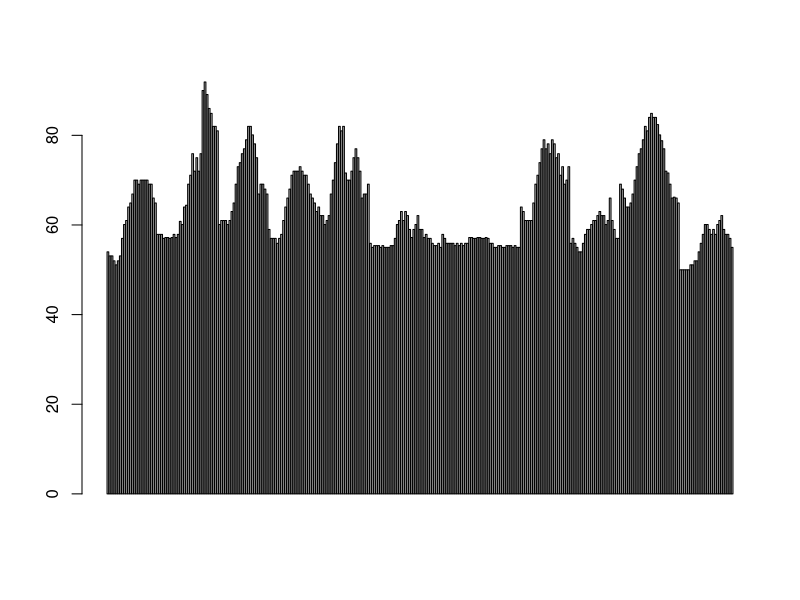
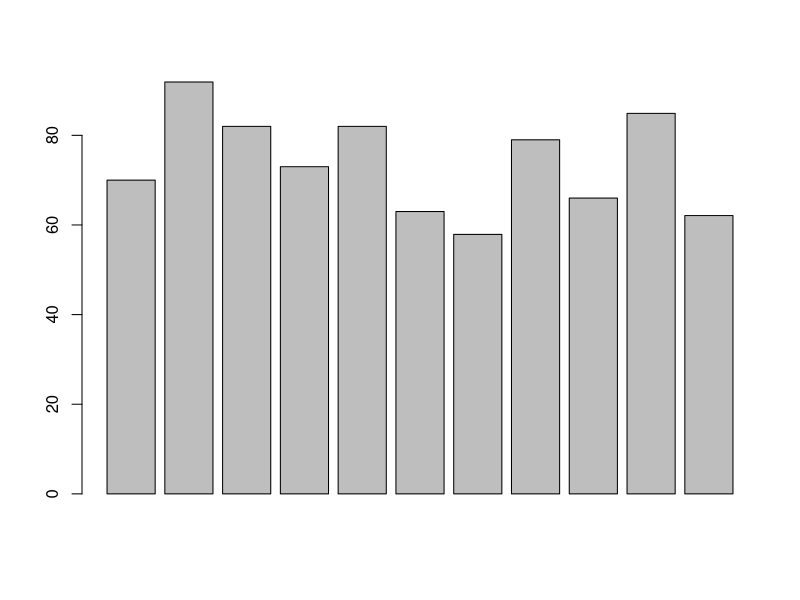
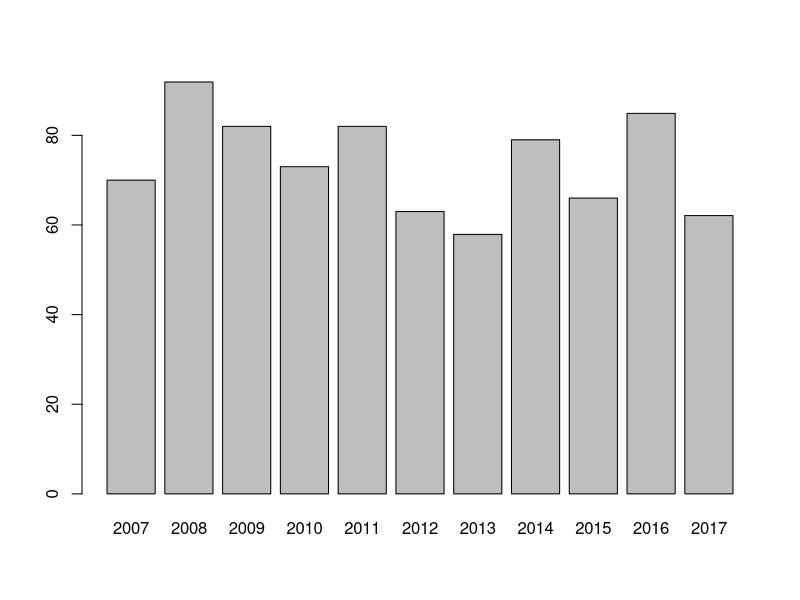
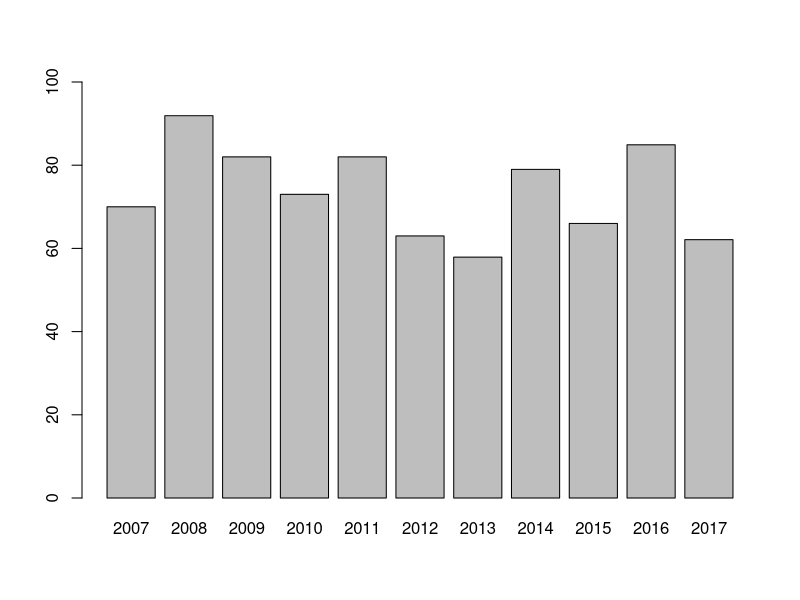
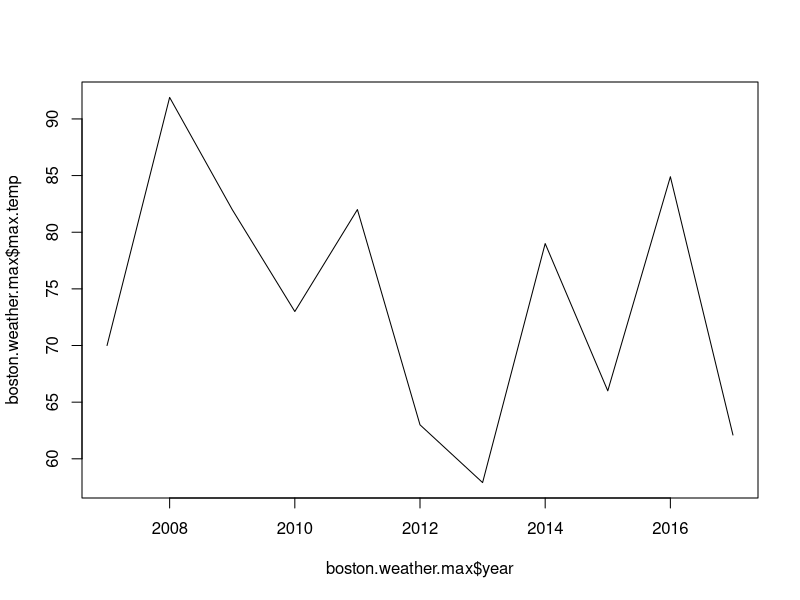
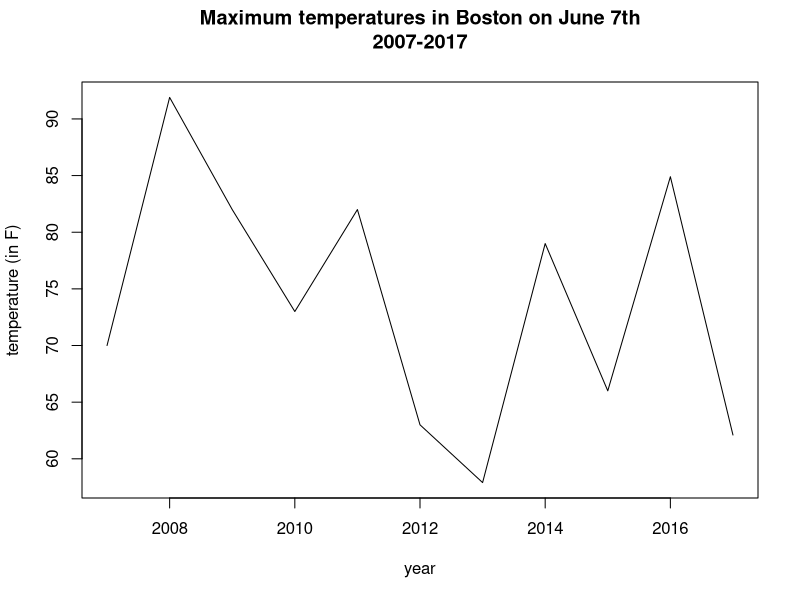
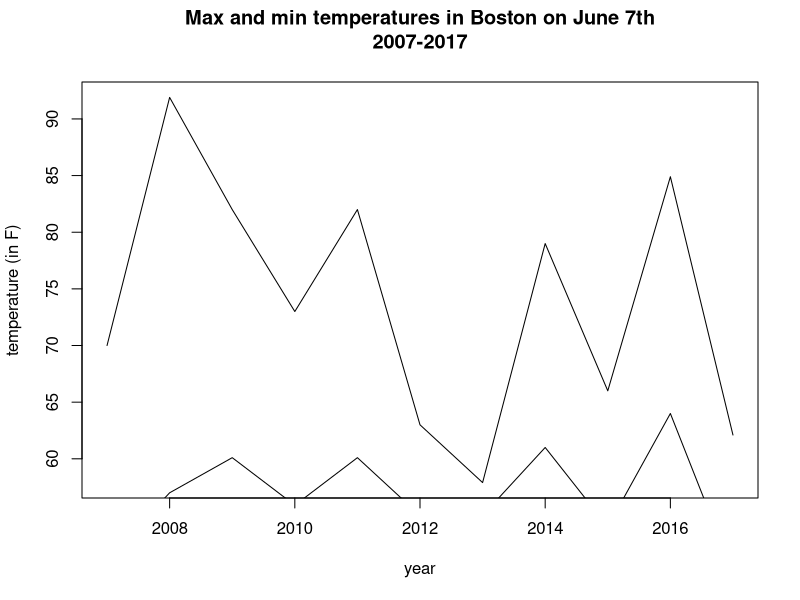
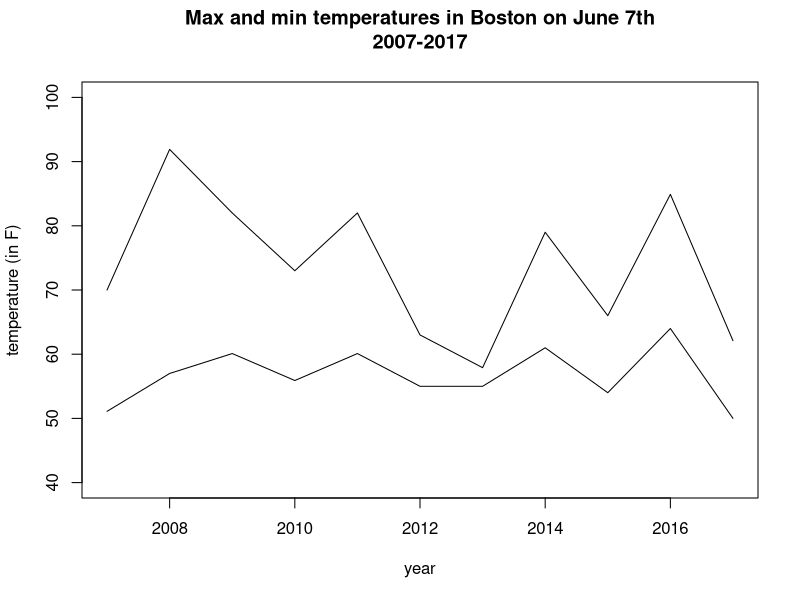

Write the R code that produced these figures, in order.
## ----setup, include=FALSE------------------------------------------------
knitr::opts_chunk$set(echo = TRUE)

## ------------------------------------------------------------------------
# install.packages('tidyverse') # if you don't already have tidyverse
library('tidyverse') # load the tidyverse package

## ------------------------------------------------------------------------
boston.weather <- read_csv('boston_weather.csv')

## ------------------------------------------------------------------------
head(boston.weather)

## ------------------------------------------------------------------------
barplot(boston.weather$temp)

## ------------------------------------------------------------------------
boston.weather.max <- boston.weather %>% # the dataframe
  group_by(year) %>% # the grouping variable
  summarise(max.temp = max(temp)) # the variable we want: maximum temperature

## ------------------------------------------------------------------------
head(boston.weather.max)

## ------------------------------------------------------------------------
barplot(boston.weather.max$max.temp)

## ------------------------------------------------------------------------
barplot(boston.weather.max$max.temp, 
        names.arg = boston.weather.max$year)

## ------------------------------------------------------------------------
barplot(boston.weather.max$max.temp, 
        names.arg = boston.weather.max$year, 
        ylim = c(0, 100))

## ----cars----------------------------------------------------------------
summary(cars)

## ------------------------------------------------------------------------
?plot()
plot(x = boston.weather.max$year, 
     y = boston.weather.max$max.temp, 
     type = 'l')

## ------------------------------------------------------------------------
plot(x = boston.weather.max$year, 
     y = boston.weather.max$max.temp, 
     type = 'l', 
     xlab = 'year',
     ylab = 'temperature (in F)',
     main = 'Maximum temperatures in Boston on June 7th\n2007-2017\n')

## ------------------------------------------------------------------------
boston.weather.min <- boston.weather %>% # the dataframe
  group_by(year) %>% # the grouping variable
  summarise(min.temp = min(temp)) # the variable we want: minimum temperature

## ------------------------------------------------------------------------
plot(x = boston.weather.max$year, 
     y = boston.weather.max$max.temp,
     type = 'l', 
     xlab = 'year',
     ylab = 'temperature (in F)',
     main = 'Max and min temperatures in Boston on June 7th\n2007-2017\n')
lines(x = boston.weather.min$year, 
      y = boston.weather.min$min.temp)

## ------------------------------------------------------------------------
plot(x = boston.weather.max$year, 
     y = boston.weather.max$max.temp,
     type = 'l', 
     xlab = 'year',
     ylab = 'temperature (in F)',
     main = 'Max and min temperatures in Boston on June 7th\n2007-2017\n',
     ylim = c(40, 100))
lines(x = boston.weather.min$year, 
      y = boston.weather.min$min.temp)

## ------------------------------------------------------------------------
plot(x = boston.weather.max$year, 
     y = boston.weather.max$max.temp,
     type = 'l', 
     xlab = 'year',
     ylab = 'temperature (in F)',
     main = 'Max and min temperatures in Boston on June 7th\n2007-2017\n',
     ylim = c(40, 100), 
     col = 'red')
lines(x = boston.weather.min$year, 
      y = boston.weather.min$min.temp,
      col = 'blue')

## ------------------------------------------------------------------------
?legend()

## ------------------------------------------------------------------------
plot(x = boston.weather.max$year, 
     y = boston.weather.max$max.temp,
     type = 'l', 
     xlab = 'year',
     ylab = 'temperature (in F)',
     main = 'Max and min temperatures in Boston on June 7th\n2007-2017\n',
     ylim = c(40, 100), 
     col = 'red')
lines(x = boston.weather.min$year, 
      y = boston.weather.min$min.temp,
      col = 'blue')
legend(2014, 100, 
       legend = c('Max', 'Min'),
       col = c('red', 'blue'), lty = 1)

## ------------------------------------------------------------------------
plot(x = boston.weather.min$min.temp, 
     y = boston.weather.max$max.temp)

## ------------------------------------------------------------------------
plot(x = boston.weather.min$min.temp, 
     y = boston.weather.max$max.temp)
abline(lm(boston.weather.max$max.temp ~ boston.weather.min$min.temp))

## ------------------------------------------------------------------------
cor(x = boston.weather.min$min.temp, 
     y = boston.weather.max$max.temp)

## ------------------------------------------------------------------------
summary(lm(boston.weather.max$max.temp ~ boston.weather.min$min.temp))

## ------------------------------------------------------------------------
head(boston.weather)

## ------------------------------------------------------------------------
hist(boston.weather$temp)

## ------------------------------------------------------------------------
?boxplot()
boxplot(temp~year, 
        data = boston.weather)

## ------------------------------------------------------------------------
# Create a data frame 
data(Seatbelts)
data.seatbelts <- data.frame(Year = floor(time(Seatbelts)),
                  Month = factor(cycle(Seatbelts),
                               labels = month.abb), Seatbelts)

## ----message = FALSE, warning = FALSE------------------------------------
# Now, let's plot the data, using the basic plotting function of ggplot2 
qplot(data = data.seatbelts, 
      x = Year, 
      y = DriversKilled, 
      main = 'Drivers Killed by Year')

